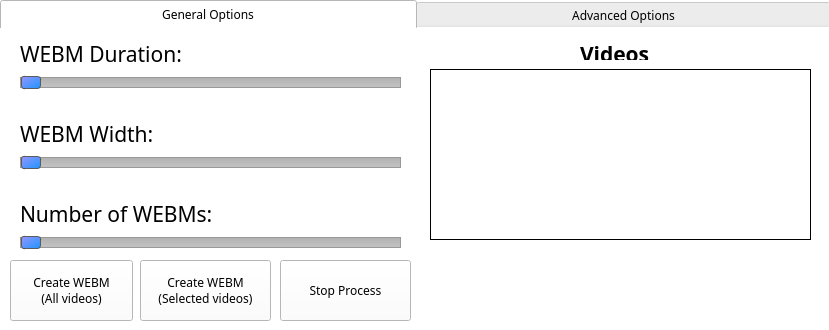
<?xml version="1.0" encoding="UTF-8"?>
<ui version="4.0">
 <class>MainWindow</class>
 <widget class="QMainWindow" name="MainWindow">
  <property name="geometry">
   <rect>
    <x>0</x>
    <y>0</y>
    <width>829</width>
    <height>330</height>
   </rect>
  </property>
  <property name="windowTitle">
   <string>WEBMARIZER</string>
  </property>
  <property name="styleSheet">
   <string notr="true">background-color:rgb(255, 255, 255);
padding:0px;
margins:0 0 0 0;</string>
  </property>
  <property name="documentMode">
   <bool>false</bool>
  </property>
  <property name="tabShape">
   <enum>QTabWidget::Triangular</enum>
  </property>
  <property name="unifiedTitleAndToolBarOnMac">
   <bool>true</bool>
  </property>
  <widget class="QWidget" name="centralwidget">
   <widget class="QTabWidget" name="tabWidget">
    <property name="geometry">
     <rect>
      <x>0</x>
      <y>-30</y>
      <width>831</width>
      <height>341</height>
     </rect>
    </property>
    <property name="font">
     <font>
      <family>Thonburi</family>
     </font>
    </property>
    <property name="layoutDirection">
     <enum>Qt::LeftToRight</enum>
    </property>
    <property name="autoFillBackground">
     <bool>false</bool>
    </property>
    <property name="styleSheet">
     <string notr="true">QTabBar::tab {  width: 300px; }

QTabWidget::tab-bar {
	top:30;
	padding-left:0;
	background:transparent;
	width:835px;
}

QTabWidget::pane {
    border: 0 solid white;
}</string>
    </property>
    <property name="tabShape">
     <enum>QTabWidget::Rounded</enum>
    </property>
    <property name="currentIndex">
     <number>0</number>
    </property>
    <property name="documentMode">
     <bool>false</bool>
    </property>
    <widget class="QWidget" name="generalTab">
     <property name="autoFillBackground">
      <bool>false</bool>
     </property>
     <property name="styleSheet">
      <string notr="true">QTabBar {
    qproperty-drawBase: 0;
}</string>
     </property>
     <attribute name="title">
      <string>General Options</string>
     </attribute>
     <widget class="QWidget" name="layoutWidget">
      <property name="geometry">
       <rect>
        <x>20</x>
        <y>40</y>
        <width>381</width>
        <height>211</height>
       </rect>
      </property>
      <layout class="QVBoxLayout" name="verticalLayout">
       <item>
        <widget class="QLabel" name="durationLabel">
         <property name="enabled">
          <bool>true</bool>
         </property>
         <property name="font">
          <font>
           <family>Thonburi</family>
           <weight>50</weight>
           <bold>false</bold>
          </font>
         </property>
         <property name="styleSheet">
          <string notr="true"/>
         </property>
         <property name="text">
          <string>&lt;html&gt;&lt;head/&gt;&lt;body&gt;&lt;p&gt;&lt;span style=&quot; font-size:16pt;&quot;&gt;WEBM Duration: &lt;/span&gt;&lt;/p&gt;&lt;/body&gt;&lt;/html&gt;</string>
         </property>
         <property name="textFormat">
          <enum>Qt::RichText</enum>
         </property>
        </widget>
       </item>
       <item>
        <widget class="QSlider" name="durationSlider">
         <property name="styleSheet">
          <string notr="true">QSlider::handle:horizontal {
    background: qlineargradient(x1:0, y1:0, x2:1, y2:1, stop:0 #9595ff, stop:1 #1e95ff);
    border: 1px solid #5c5c5c;
    width: 18px;
    margin: -2px 0; /* handle is placed by default on the contents rect of the groove. Expand outside the groove */
    border-radius: 3px;
}

QSlider::groove:horizontal {
    border: 1px solid #999999;
    height: 9px; /* the groove expands to the size of the slider by default. by giving it a height, it has a fixed size */
    background: qlineargradient(x1:0, y1:0, x2:0, y2:1, stop:0 #B1B1B1, stop:1 #c4c4c4);
    margin: 2px 0;

}</string>
         </property>
         <property name="minimum">
          <number>1</number>
         </property>
         <property name="maximum">
          <number>30</number>
         </property>
         <property name="orientation">
          <enum>Qt::Horizontal</enum>
         </property>
        </widget>
       </item>
       <item>
        <spacer name="verticalSpacer_2">
         <property name="orientation">
          <enum>Qt::Vertical</enum>
         </property>
         <property name="sizeType">
          <enum>QSizePolicy::Preferred</enum>
         </property>
         <property name="sizeHint" stdset="0">
          <size>
           <width>20</width>
           <height>25</height>
          </size>
         </property>
        </spacer>
       </item>
       <item>
        <widget class="QLabel" name="sizeLabel">
         <property name="enabled">
          <bool>true</bool>
         </property>
         <property name="font">
          <font>
           <family>Thonburi</family>
          </font>
         </property>
         <property name="text">
          <string>&lt;html&gt;&lt;head/&gt;&lt;body&gt;&lt;p&gt;&lt;span style=&quot; font-size:16pt;&quot;&gt;WEBM Width:&lt;/span&gt;&lt;/p&gt;&lt;/body&gt;&lt;/html&gt;</string>
         </property>
         <property name="textFormat">
          <enum>Qt::RichText</enum>
         </property>
        </widget>
       </item>
       <item>
        <widget class="QSlider" name="sizeSlider">
         <property name="styleSheet">
          <string notr="true">QSlider::handle:horizontal {
    background: qlineargradient(x1:0, y1:0, x2:1, y2:1, stop:0 #9595ff, stop:1 #1e95ff);
    border: 1px solid #5c5c5c;
    width: 18px;
    margin: -2px 0; /* handle is placed by default on the contents rect of the groove. Expand outside the groove */
    border-radius: 3px;
}

QSlider::groove:horizontal {
    border: 1px solid #999999;
    height: 9px; /* the groove expands to the size of the slider by default. by giving it a height, it has a fixed size */
    background: qlineargradient(x1:0, y1:0, x2:0, y2:1, stop:0 #B1B1B1, stop:1 #c4c4c4);
    margin: 2px 0;

}</string>
         </property>
         <property name="minimum">
          <number>300</number>
         </property>
         <property name="maximum">
          <number>3000</number>
         </property>
         <property name="orientation">
          <enum>Qt::Horizontal</enum>
         </property>
        </widget>
       </item>
       <item>
        <spacer name="verticalSpacer_3">
         <property name="orientation">
          <enum>Qt::Vertical</enum>
         </property>
         <property name="sizeType">
          <enum>QSizePolicy::Preferred</enum>
         </property>
         <property name="sizeHint" stdset="0">
          <size>
           <width>20</width>
           <height>25</height>
          </size>
         </property>
        </spacer>
       </item>
       <item>
        <widget class="QLabel" name="numWEBMLabel">
         <property name="enabled">
          <bool>true</bool>
         </property>
         <property name="font">
          <font>
           <family>Thonburi</family>
          </font>
         </property>
         <property name="text">
          <string>&lt;html&gt;&lt;head/&gt;&lt;body&gt;&lt;p&gt;&lt;span style=&quot; font-size:16pt;&quot;&gt;Number of WEBMs:&lt;/span&gt;&lt;/p&gt;&lt;/body&gt;&lt;/html&gt;</string>
         </property>
         <property name="textFormat">
          <enum>Qt::RichText</enum>
         </property>
        </widget>
       </item>
       <item>
        <widget class="QSlider" name="numWEBMSlider">
         <property name="styleSheet">
          <string notr="true">QSlider::handle:horizontal {
    background: qlineargradient(x1:0, y1:0, x2:1, y2:1, stop:0 #9595ff, stop:1 #1e95ff);
    border: 1px solid #5c5c5c;
    width: 18px;
    margin: -2px 0; /* handle is placed by default on the contents rect of the groove. Expand outside the groove */
    border-radius: 3px;
}

QSlider::groove:horizontal {
    border: 1px solid #999999;
    height: 9px; /* the groove expands to the size of the slider by default. by giving it a height, it has a fixed size */
    background: qlineargradient(x1:0, y1:0, x2:0, y2:1, stop:0 #B1B1B1, stop:1 #c4c4c4);
    margin: 2px 0;

}</string>
         </property>
         <property name="minimum">
          <number>1</number>
         </property>
         <property name="maximum">
          <number>50</number>
         </property>
         <property name="orientation">
          <enum>Qt::Horizontal</enum>
         </property>
        </widget>
       </item>
      </layout>
     </widget>
     <widget class="QListWidget" name="listWidget">
      <property name="geometry">
       <rect>
        <x>430</x>
        <y>70</y>
        <width>381</width>
        <height>171</height>
       </rect>
      </property>
      <property name="sizePolicy">
       <sizepolicy hsizetype="Fixed" vsizetype="Fixed">
        <horstretch>0</horstretch>
        <verstretch>0</verstretch>
       </sizepolicy>
      </property>
      <property name="font">
       <font>
        <family>Thonburi</family>
       </font>
      </property>
      <property name="styleSheet">
       <string notr="true">background-color:#fff;
margins:0 0 0 0;
border:1px solid black;</string>
      </property>
      <property name="wordWrap">
       <bool>true</bool>
      </property>
     </widget>
     <widget class="QLabel" name="videoListTitleLabel">
      <property name="geometry">
       <rect>
        <x>580</x>
        <y>40</y>
        <width>81</width>
        <height>21</height>
       </rect>
      </property>
      <property name="font">
       <font>
        <family>Thonburi</family>
        <weight>75</weight>
        <bold>true</bold>
       </font>
      </property>
      <property name="text">
       <string>&lt;html&gt;&lt;head/&gt;&lt;body&gt;&lt;p&gt;&lt;span style=&quot; font-size:16pt;&quot;&gt;Videos&lt;/span&gt;&lt;/p&gt;&lt;/body&gt;&lt;/html&gt;</string>
      </property>
     </widget>
    </widget>
    <widget class="QWidget" name="advancedTab">
     <attribute name="title">
      <string>Advanced Options</string>
     </attribute>
     <widget class="QWidget" name="layoutWidget_2">
      <property name="geometry">
       <rect>
        <x>420</x>
        <y>40</y>
        <width>371</width>
        <height>102</height>
       </rect>
      </property>
      <layout class="QVBoxLayout" name="verticalLayout_2">
       <item>
        <layout class="QVBoxLayout" name="verticalLayout_4">
         <item>
          <layout class="QVBoxLayout" name="verticalLayout_6">
           <item>
            <widget class="QLabel" name="bitrateLabel">
             <property name="enabled">
              <bool>true</bool>
             </property>
             <property name="font">
              <font>
               <family>Thonburi</family>
              </font>
             </property>
             <property name="text">
              <string>&lt;html&gt;&lt;head/&gt;&lt;body&gt;&lt;p&gt;&lt;span style=&quot; font-size:16pt;&quot;&gt;Bitrate:&lt;/span&gt;&lt;/p&gt;&lt;/body&gt;&lt;/html&gt;</string>
             </property>
             <property name="textFormat">
              <enum>Qt::RichText</enum>
             </property>
            </widget>
           </item>
           <item>
            <widget class="QSlider" name="bitRateSlider">
             <property name="styleSheet">
              <string notr="true">QSlider::handle:horizontal {
    background: qlineargradient(x1:0, y1:0, x2:1, y2:1, stop:0 #9595ff, stop:1 #1e95ff);
    border: 1px solid #5c5c5c;
    width: 18px;
    margin: -2px 0; /* handle is placed by default on the contents rect of the groove. Expand outside the groove */
    border-radius: 3px;
}

QSlider::groove:horizontal {
    border: 1px solid #999999;
    height: 9px; /* the groove expands to the size of the slider by default. by giving it a height, it has a fixed size */
    background: qlineargradient(x1:0, y1:0, x2:0, y2:1, stop:0 #B1B1B1, stop:1 #c4c4c4);
    margin: 2px 0;

}</string>
             </property>
             <property name="minimum">
              <number>1000</number>
             </property>
             <property name="maximum">
              <number>15000</number>
             </property>
             <property name="orientation">
              <enum>Qt::Horizontal</enum>
             </property>
            </widget>
           </item>
          </layout>
         </item>
         <item>
          <widget class="QLabel" name="targetFileSizeLabel">
           <property name="enabled">
            <bool>true</bool>
           </property>
           <property name="font">
            <font>
             <family>Thonburi</family>
            </font>
           </property>
           <property name="text">
            <string>&lt;html&gt;&lt;head/&gt;&lt;body&gt;&lt;p&gt;&lt;span style=&quot; font-size:16pt;&quot;&gt;Target File Size (MB):&lt;/span&gt;&lt;/p&gt;&lt;/body&gt;&lt;/html&gt;</string>
           </property>
           <property name="textFormat">
            <enum>Qt::RichText</enum>
           </property>
          </widget>
         </item>
         <item>
          <widget class="QSlider" name="fileSizeSlider">
           <property name="styleSheet">
            <string notr="true">QSlider::handle:horizontal {
    background: qlineargradient(x1:0, y1:0, x2:1, y2:1, stop:0 #9595ff, stop:1 #1e95ff);
    border: 1px solid #5c5c5c;
    width: 18px;
    margin: -2px 0; /* handle is placed by default on the contents rect of the groove. Expand outside the groove */
    border-radius: 3px;
}

QSlider::groove:horizontal {
    border: 1px solid #999999;
    height: 9px; /* the groove expands to the size of the slider by default. by giving it a height, it has a fixed size */
    background: qlineargradient(x1:0, y1:0, x2:0, y2:1, stop:0 #B1B1B1, stop:1 #c4c4c4);
    margin: 2px 0;

}</string>
           </property>
           <property name="minimum">
            <number>100</number>
           </property>
           <property name="maximum">
            <number>15000</number>
           </property>
           <property name="orientation">
            <enum>Qt::Horizontal</enum>
           </property>
          </widget>
         </item>
        </layout>
       </item>
      </layout>
     </widget>
     <widget class="QWidget" name="layoutWidget">
      <property name="geometry">
       <rect>
        <x>10</x>
        <y>40</y>
        <width>401</width>
        <height>153</height>
       </rect>
      </property>
      <layout class="QVBoxLayout" name="verticalLayout_5">
       <item>
        <layout class="QVBoxLayout" name="verticalLayout_3">
         <item>
          <layout class="QHBoxLayout" name="horizontalLayout_7">
           <item>
            <widget class="QCheckBox" name="targetFileSizeCheckBox">
             <property name="sizePolicy">
              <sizepolicy hsizetype="Fixed" vsizetype="Fixed">
               <horstretch>0</horstretch>
               <verstretch>0</verstretch>
              </sizepolicy>
             </property>
             <property name="text">
              <string/>
             </property>
            </widget>
           </item>
           <item>
            <widget class="QLabel" name="targetSizeCheckmarkLabel">
             <property name="enabled">
              <bool>true</bool>
             </property>
             <property name="font">
              <font>
               <family>Thonburi</family>
              </font>
             </property>
             <property name="text">
              <string>&lt;html&gt;&lt;head/&gt;&lt;body&gt;&lt;p&gt;&lt;span style=&quot; font-size:16pt;&quot;&gt;Enable Target File Size&lt;/span&gt;&lt;/p&gt;&lt;/body&gt;&lt;/html&gt;</string>
             </property>
             <property name="textFormat">
              <enum>Qt::RichText</enum>
             </property>
            </widget>
           </item>
          </layout>
         </item>
         <item>
          <layout class="QHBoxLayout" name="horizontalLayout_8">
           <item>
            <widget class="QCheckBox" name="audioCheckBox">
             <property name="sizePolicy">
              <sizepolicy hsizetype="Fixed" vsizetype="Fixed">
               <horstretch>0</horstretch>
               <verstretch>0</verstretch>
              </sizepolicy>
             </property>
             <property name="text">
              <string/>
             </property>
            </widget>
           </item>
           <item>
            <widget class="QLabel" name="enableAudioLabel">
             <property name="enabled">
              <bool>true</bool>
             </property>
             <property name="font">
              <font>
               <family>Thonburi</family>
              </font>
             </property>
             <property name="text">
              <string>&lt;html&gt;&lt;head/&gt;&lt;body&gt;&lt;p&gt;&lt;span style=&quot; font-size:16pt;&quot;&gt;Enable Audio&lt;/span&gt;&lt;/p&gt;&lt;/body&gt;&lt;/html&gt;</string>
             </property>
             <property name="textFormat">
              <enum>Qt::RichText</enum>
             </property>
            </widget>
           </item>
          </layout>
         </item>
        </layout>
       </item>
       <item>
        <layout class="QHBoxLayout" name="horizontalLayout">
         <item>
          <widget class="QCheckBox" name="gifModeCheckBox">
           <property name="sizePolicy">
            <sizepolicy hsizetype="Fixed" vsizetype="Fixed">
             <horstretch>0</horstretch>
             <verstretch>0</verstretch>
            </sizepolicy>
           </property>
           <property name="text">
            <string/>
           </property>
          </widget>
         </item>
         <item>
          <widget class="QLabel" name="gifModeLabel">
           <property name="enabled">
            <bool>true</bool>
           </property>
           <property name="font">
            <font>
             <family>Thonburi</family>
            </font>
           </property>
           <property name="text">
            <string>&lt;html&gt;&lt;head/&gt;&lt;body&gt;&lt;p&gt;&lt;span style=&quot; font-size:16pt;&quot;&gt;Enable GIF Mode&lt;/span&gt;&lt;/p&gt;&lt;/body&gt;&lt;/html&gt;</string>
           </property>
           <property name="textFormat">
            <enum>Qt::RichText</enum>
           </property>
          </widget>
         </item>
        </layout>
       </item>
       <item>
        <layout class="QHBoxLayout" name="horizontalLayout_2">
         <item>
          <widget class="QCheckBox" name="startTimeCheckBox">
           <property name="sizePolicy">
            <sizepolicy hsizetype="Fixed" vsizetype="Fixed">
             <horstretch>0</horstretch>
             <verstretch>0</verstretch>
            </sizepolicy>
           </property>
           <property name="text">
            <string/>
           </property>
          </widget>
         </item>
         <item>
          <widget class="QLabel" name="startTimeLabel">
           <property name="enabled">
            <bool>true</bool>
           </property>
           <property name="font">
            <font>
             <family>Thonburi</family>
            </font>
           </property>
           <property name="text">
            <string>&lt;html&gt;&lt;head/&gt;&lt;body&gt;&lt;p&gt;&lt;span style=&quot; font-size:16pt;&quot;&gt;Single GIF/WEBM starting at time:&lt;/span&gt;&lt;/p&gt;&lt;/body&gt;&lt;/html&gt;</string>
           </property>
           <property name="textFormat">
            <enum>Qt::RichText</enum>
           </property>
          </widget>
         </item>
         <item>
          <widget class="QTimeEdit" name="timeEdit">
           <property name="sizePolicy">
            <sizepolicy hsizetype="Fixed" vsizetype="Fixed">
             <horstretch>0</horstretch>
             <verstretch>0</verstretch>
            </sizepolicy>
           </property>
           <property name="font">
            <font>
             <family>Thonburi</family>
            </font>
           </property>
           <property name="inputMethodHints">
            <set>Qt::ImhNone</set>
           </property>
           <property name="dateTime">
            <datetime>
             <hour>0</hour>
             <minute>0</minute>
             <second>0</second>
             <year>2000</year>
             <month>1</month>
             <day>1</day>
            </datetime>
           </property>
           <property name="currentSection">
            <enum>QDateTimeEdit::HourSection</enum>
           </property>
           <property name="displayFormat">
            <string>hh:mm:ss</string>
           </property>
           <property name="calendarPopup">
            <bool>false</bool>
           </property>
           <property name="timeSpec">
            <enum>Qt::LocalTime</enum>
           </property>
          </widget>
         </item>
         <item>
          <spacer name="horizontalSpacer">
           <property name="orientation">
            <enum>Qt::Horizontal</enum>
           </property>
           <property name="sizeHint" stdset="0">
            <size>
             <width>40</width>
             <height>20</height>
            </size>
           </property>
          </spacer>
         </item>
        </layout>
       </item>
      </layout>
     </widget>
    </widget>
   </widget>
   <widget class="QLabel" name="statusLabel">
    <property name="geometry">
     <rect>
      <x>430</x>
      <y>270</y>
      <width>351</width>
      <height>31</height>
     </rect>
    </property>
    <property name="text">
     <string/>
    </property>
    <property name="wordWrap">
     <bool>true</bool>
    </property>
   </widget>
   <widget class="QSplitter" name="splitter">
    <property name="geometry">
     <rect>
      <x>10</x>
      <y>250</y>
      <width>411</width>
      <height>61</height>
     </rect>
    </property>
    <property name="orientation">
     <enum>Qt::Horizontal</enum>
    </property>
   </widget>
   <widget class="QPushButton" name="createBtn">
    <property name="geometry">
     <rect>
      <x>10</x>
      <y>260</y>
      <width>123</width>
      <height>61</height>
     </rect>
    </property>
    <property name="font">
     <font>
      <family>Thonburi</family>
     </font>
    </property>
    <property name="text">
     <string>Create WEBM
(All videos)</string>
    </property>
   </widget>
   <widget class="QPushButton" name="startSingleBtn">
    <property name="geometry">
     <rect>
      <x>140</x>
      <y>260</y>
      <width>131</width>
      <height>61</height>
     </rect>
    </property>
    <property name="font">
     <font>
      <family>Thonburi</family>
     </font>
    </property>
    <property name="text">
     <string>Create WEBM 
(Selected videos)</string>
    </property>
   </widget>
   <widget class="QPushButton" name="stopBtn">
    <property name="geometry">
     <rect>
      <x>280</x>
      <y>260</y>
      <width>131</width>
      <height>61</height>
     </rect>
    </property>
    <property name="font">
     <font>
      <family>Thonburi</family>
     </font>
    </property>
    <property name="text">
     <string>Stop Process</string>
    </property>
   </widget>
  </widget>
 </widget>
 <resources/>
 <connections/>
</ui>
